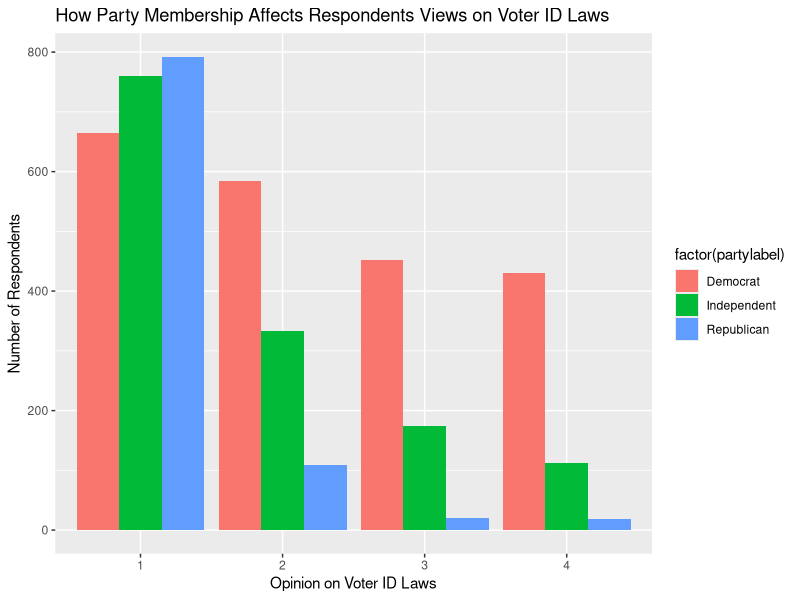
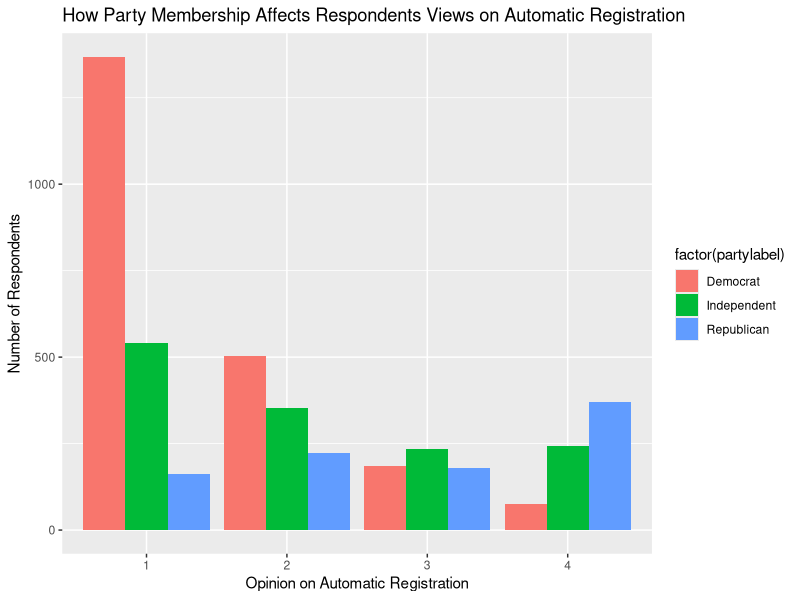
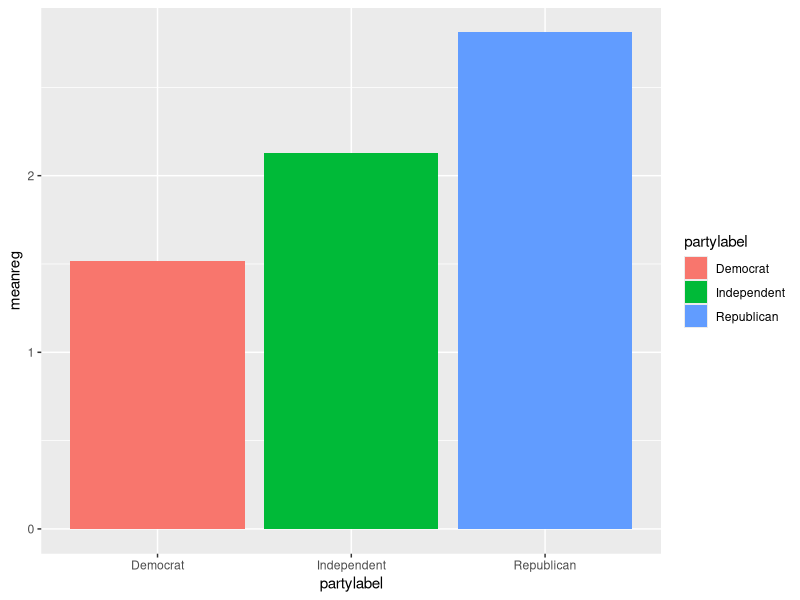
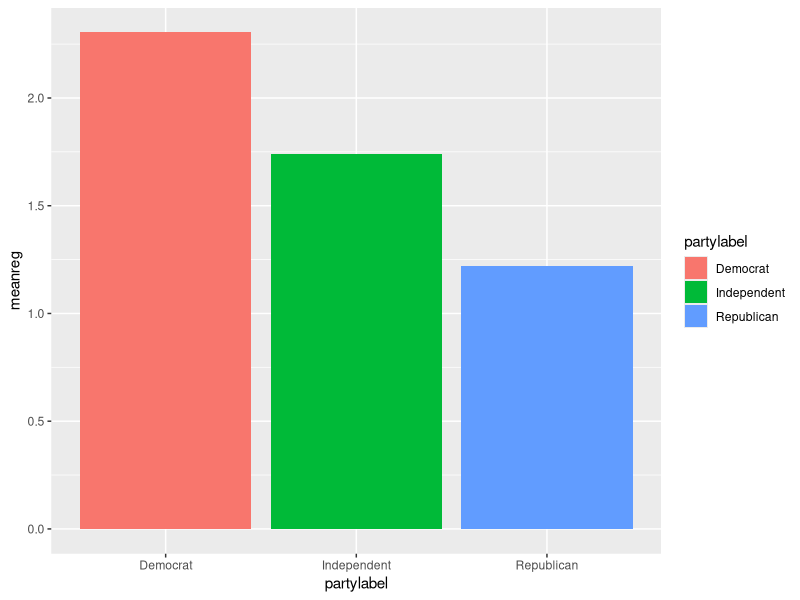

Generate these figures, in order, with R:
## ---- chunk 1
library(tidyverse)
library(haven)
data <-  read_sav("data/ATP W87.sav")

data <- data |>
  select(QKEY, F_AGECAT, F_GENDER, F_RACETHNMOD, F_PARTY_FINAL, VTPRIORITY_a_W87, VTPRIORITY_j_W87)|>
  rename(automaticregistration = VTPRIORITY_a_W87,
         voteridlaws = VTPRIORITY_j_W87,
         party = F_PARTY_FINAL,
         race = F_RACETHNMOD) 


## ---- chunk 2
voterid_plot_party <- data |>
  filter(party != 4, party != 99, voteridlaws != 99) |>
  mutate(partylabel = case_when(
    party == 1 ~ "Republican",
    party == 2 ~ "Democrat",
     party == 3 ~ "Independent"
  )) |>
  group_by(party) |>
  ggplot(aes(x = factor(voteridlaws), fill = factor(partylabel))) +
  geom_bar(position = "dodge") +
  labs(x = "Opinion on Voter ID Laws", y = "Number of Respondents", title = "How Party Membership Affects Respondents Views on Voter ID Laws")

voterid_plot_party
## ---- chunk 3
automatic_registration_plot_party <- data |>
  filter(party != 4, party != 99, automaticregistration != 99) |>
  mutate(partylabel = case_when(
    party == 1 ~ "Republican",
    party == 2 ~ "Democrat",
     party == 3 ~ "Independent"
  )) |>
  group_by(party) |>
  ggplot(aes(x = factor(automaticregistration), fill = factor(partylabel))) +
  geom_bar(position = "dodge") +
  labs(x = "Opinion on Automatic Registration", y = "Number of Respondents", title = "How Party Membership Affects Respondents Views on Automatic Registration")

automatic_registration_plot_party
## ---- chunk 4
automatic_registration_avg_party <- data |>
  filter(party != 4, party != 99, automaticregistration != 99) |>
  mutate(partylabel = case_when(
    party == 1 ~ "Republican",
    party == 2 ~ "Democrat",
    party == 3 ~ "Independent")) |>
  group_by(partylabel) |>
  summarize(meanreg = mean(automaticregistration)) |>
  ggplot(aes(x = partylabel, y = meanreg)) +
  geom_col(aes(fill = partylabel))

automatic_registration_avg_party
## ---- chunk 5
voterid_avg_party <- data |>
  filter(party != 4, party != 99, voteridlaws != 99) |>
  mutate(partylabel = case_when(
    party == 1 ~ "Republican",
    party == 2 ~ "Democrat",
    party == 3 ~ "Independent")) |>
  group_by(partylabel) |>
  summarize(meanreg = mean(voteridlaws)) |>
  ggplot(aes(x = partylabel, y = meanreg)) +
  geom_col(aes(fill = partylabel))

voterid_avg_party
